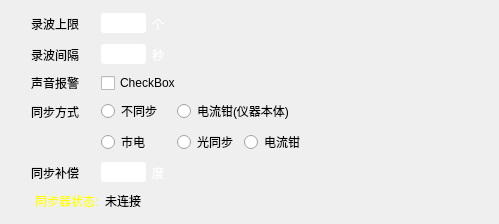
<?xml version="1.0" encoding="UTF-8"?>
<ui version="4.0">
 <class>OptionExpert</class>
 <widget class="QWidget" name="OptionExpert">
  <property name="geometry">
   <rect>
    <x>0</x>
    <y>0</y>
    <width>499</width>
    <height>224</height>
   </rect>
  </property>
  <property name="windowTitle">
   <string>Form</string>
  </property>
  <layout class="QVBoxLayout" name="verticalLayout">
   <property name="leftMargin">
    <number>15</number>
   </property>
   <item>
    <layout class="QGridLayout" name="gridLayout">
     <property name="leftMargin">
      <number>0</number>
     </property>
     <property name="horizontalSpacing">
      <number>6</number>
     </property>
     <item row="2" column="0">
      <widget class="QLabel" name="lab_buzzer">
       <property name="text">
        <string>声音报警</string>
       </property>
       <property name="alignment">
        <set>Qt::AlignCenter</set>
       </property>
      </widget>
     </item>
     <item row="1" column="1">
      <layout class="QHBoxLayout" name="horizontalLayout_5">
       <item>
        <widget class="QLineEdit" name="lineEdit_interval">
         <property name="sizePolicy">
          <sizepolicy hsizetype="Preferred" vsizetype="Fixed">
           <horstretch>0</horstretch>
           <verstretch>0</verstretch>
          </sizepolicy>
         </property>
         <property name="maximumSize">
          <size>
           <width>45</width>
           <height>16777215</height>
          </size>
         </property>
         <property name="styleSheet">
          <string notr="true">QLineEdit,QDateTimeEdit{
border:0px solid #242424;
border-radius:3px;
padding:2px;
color:#FFFFFF;
selection-background-color:#1C1C28;
selection-color:#0EC3FD;
}</string>
         </property>
         <property name="text">
          <string notr="true">1</string>
         </property>
        </widget>
       </item>
       <item>
        <widget class="QLabel" name="label_10">
         <property name="styleSheet">
          <string notr="true">QLabel {color:white}</string>
         </property>
         <property name="text">
          <string>秒</string>
         </property>
        </widget>
       </item>
       <item>
        <spacer name="horizontalSpacer_6">
         <property name="orientation">
          <enum>Qt::Horizontal</enum>
         </property>
         <property name="sizeHint" stdset="0">
          <size>
           <width>40</width>
           <height>20</height>
          </size>
         </property>
        </spacer>
       </item>
      </layout>
     </item>
     <item row="5" column="1">
      <layout class="QHBoxLayout" name="horizontalLayout_7">
       <item>
        <widget class="QLineEdit" name="lineEdit_sync_justify">
         <property name="maximumSize">
          <size>
           <width>45</width>
           <height>16777215</height>
          </size>
         </property>
         <property name="styleSheet">
          <string notr="true">QLineEdit,QDateTimeEdit{
border:0px solid #242424;
border-radius:3px;
padding:2px;
color:#FFFFFF;
selection-background-color:#1C1C28;
selection-color:#0EC3FD;
}</string>
         </property>
         <property name="text">
          <string notr="true">0</string>
         </property>
        </widget>
       </item>
       <item>
        <widget class="QLabel" name="label_3">
         <property name="styleSheet">
          <string notr="true">QLabel {color:white}</string>
         </property>
         <property name="text">
          <string>度</string>
         </property>
        </widget>
       </item>
       <item>
        <spacer name="horizontalSpacer_11">
         <property name="orientation">
          <enum>Qt::Horizontal</enum>
         </property>
         <property name="sizeHint" stdset="0">
          <size>
           <width>40</width>
           <height>20</height>
          </size>
         </property>
        </spacer>
       </item>
      </layout>
     </item>
     <item row="5" column="0">
      <widget class="QLabel" name="lab_SYNC_justify">
       <property name="minimumSize">
        <size>
         <width>0</width>
         <height>25</height>
        </size>
       </property>
       <property name="maximumSize">
        <size>
         <width>16777215</width>
         <height>25</height>
        </size>
       </property>
       <property name="frameShape">
        <enum>QFrame::NoFrame</enum>
       </property>
       <property name="frameShadow">
        <enum>QFrame::Plain</enum>
       </property>
       <property name="lineWidth">
        <number>2</number>
       </property>
       <property name="midLineWidth">
        <number>0</number>
       </property>
       <property name="text">
        <string>同步补偿</string>
       </property>
       <property name="alignment">
        <set>Qt::AlignCenter</set>
       </property>
      </widget>
     </item>
     <item row="1" column="0">
      <widget class="QLabel" name="lab_Rec_Interval">
       <property name="minimumSize">
        <size>
         <width>0</width>
         <height>25</height>
        </size>
       </property>
       <property name="maximumSize">
        <size>
         <width>16777215</width>
         <height>25</height>
        </size>
       </property>
       <property name="frameShape">
        <enum>QFrame::NoFrame</enum>
       </property>
       <property name="frameShadow">
        <enum>QFrame::Plain</enum>
       </property>
       <property name="lineWidth">
        <number>2</number>
       </property>
       <property name="midLineWidth">
        <number>0</number>
       </property>
       <property name="text">
        <string>录波间隔</string>
       </property>
       <property name="alignment">
        <set>Qt::AlignCenter</set>
       </property>
      </widget>
     </item>
     <item row="4" column="1">
      <layout class="QHBoxLayout" name="horizontalLayout">
       <item>
        <widget class="TTKRadioButtonWidget" name="rbt_sync_vac220_110">
         <property name="minimumSize">
          <size>
           <width>70</width>
           <height>0</height>
          </size>
         </property>
         <property name="maximumSize">
          <size>
           <width>70</width>
           <height>16777215</height>
          </size>
         </property>
         <property name="text">
          <string>市电</string>
         </property>
        </widget>
       </item>
       <item>
        <widget class="TTKRadioButtonWidget" name="rbt_sync_light">
         <property name="text">
          <string>光同步</string>
         </property>
        </widget>
       </item>
       <item>
        <widget class="TTKRadioButtonWidget" name="rbt_sync_clamp">
         <property name="text">
          <string>电流钳</string>
         </property>
        </widget>
       </item>
       <item>
        <spacer name="horizontalSpacer_7">
         <property name="orientation">
          <enum>Qt::Horizontal</enum>
         </property>
         <property name="sizeHint" stdset="0">
          <size>
           <width>40</width>
           <height>20</height>
          </size>
         </property>
        </spacer>
       </item>
      </layout>
     </item>
     <item row="3" column="0">
      <widget class="QLabel" name="lab_SYNC">
       <property name="minimumSize">
        <size>
         <width>0</width>
         <height>25</height>
        </size>
       </property>
       <property name="maximumSize">
        <size>
         <width>16777215</width>
         <height>25</height>
        </size>
       </property>
       <property name="frameShape">
        <enum>QFrame::NoFrame</enum>
       </property>
       <property name="frameShadow">
        <enum>QFrame::Plain</enum>
       </property>
       <property name="lineWidth">
        <number>2</number>
       </property>
       <property name="midLineWidth">
        <number>0</number>
       </property>
       <property name="text">
        <string>同步方式</string>
       </property>
       <property name="alignment">
        <set>Qt::AlignCenter</set>
       </property>
      </widget>
     </item>
     <item row="3" column="1">
      <layout class="QHBoxLayout" name="horizontalLayout_4">
       <item>
        <widget class="TTKRadioButtonWidget" name="rbt_sync_none">
         <property name="minimumSize">
          <size>
           <width>70</width>
           <height>0</height>
          </size>
         </property>
         <property name="maximumSize">
          <size>
           <width>70</width>
           <height>16777215</height>
          </size>
         </property>
         <property name="text">
          <string>不同步</string>
         </property>
        </widget>
       </item>
       <item>
        <widget class="TTKRadioButtonWidget" name="rbt_sync_clamp_internal">
         <property name="text">
          <string>电流钳(仪器本体)</string>
         </property>
        </widget>
       </item>
       <item>
        <spacer name="horizontalSpacer_8">
         <property name="orientation">
          <enum>Qt::Horizontal</enum>
         </property>
         <property name="sizeHint" stdset="0">
          <size>
           <width>40</width>
           <height>20</height>
          </size>
         </property>
        </spacer>
       </item>
      </layout>
     </item>
     <item row="0" column="1">
      <layout class="QHBoxLayout" name="horizontalLayout_6">
       <item>
        <widget class="QLineEdit" name="lineEdit_MaxFileNum">
         <property name="sizePolicy">
          <sizepolicy hsizetype="Preferred" vsizetype="Fixed">
           <horstretch>0</horstretch>
           <verstretch>0</verstretch>
          </sizepolicy>
         </property>
         <property name="maximumSize">
          <size>
           <width>45</width>
           <height>16777215</height>
          </size>
         </property>
         <property name="styleSheet">
          <string notr="true">QLineEdit,QDateTimeEdit{
border:0px solid #242424;
border-radius:3px;
padding:2px;
color:#FFFFFF;
selection-background-color:#1C1C28;
selection-color:#0EC3FD;
}</string>
         </property>
         <property name="text">
          <string notr="true">200</string>
         </property>
        </widget>
       </item>
       <item>
        <widget class="QLabel" name="label">
         <property name="styleSheet">
          <string notr="true">QLabel {color:white}</string>
         </property>
         <property name="text">
          <string>个</string>
         </property>
        </widget>
       </item>
       <item>
        <spacer name="horizontalSpacer">
         <property name="orientation">
          <enum>Qt::Horizontal</enum>
         </property>
         <property name="sizeHint" stdset="0">
          <size>
           <width>40</width>
           <height>20</height>
          </size>
         </property>
        </spacer>
       </item>
      </layout>
     </item>
     <item row="0" column="0">
      <widget class="QLabel" name="lab_MaxRec">
       <property name="minimumSize">
        <size>
         <width>80</width>
         <height>25</height>
        </size>
       </property>
       <property name="maximumSize">
        <size>
         <width>16777215</width>
         <height>25</height>
        </size>
       </property>
       <property name="frameShape">
        <enum>QFrame::NoFrame</enum>
       </property>
       <property name="frameShadow">
        <enum>QFrame::Plain</enum>
       </property>
       <property name="lineWidth">
        <number>2</number>
       </property>
       <property name="midLineWidth">
        <number>0</number>
       </property>
       <property name="text">
        <string>录波上限</string>
       </property>
       <property name="alignment">
        <set>Qt::AlignCenter</set>
       </property>
      </widget>
     </item>
     <item row="2" column="1">
      <layout class="QHBoxLayout" name="horizontalLayout_3">
       <item>
        <widget class="TTKToggleWidget" name="checkBox_buzzer">
         <property name="text">
          <string>CheckBox</string>
         </property>
        </widget>
       </item>
       <item>
        <spacer name="horizontalSpacer_4">
         <property name="orientation">
          <enum>Qt::Horizontal</enum>
         </property>
         <property name="sizeHint" stdset="0">
          <size>
           <width>40</width>
           <height>20</height>
          </size>
         </property>
        </spacer>
       </item>
      </layout>
     </item>
    </layout>
   </item>
   <item>
    <layout class="QHBoxLayout" name="horizontalLayout_2">
     <property name="leftMargin">
      <number>20</number>
     </property>
     <item>
      <widget class="QLabel" name="label_2">
       <property name="styleSheet">
        <string notr="true">QLabel {color:yellow}</string>
       </property>
       <property name="text">
        <string>同步器状态:</string>
       </property>
      </widget>
     </item>
     <item>
      <widget class="QLabel" name="label_status">
       <property name="text">
        <string>未连接</string>
       </property>
      </widget>
     </item>
     <item>
      <spacer name="horizontalSpacer_2">
       <property name="orientation">
        <enum>Qt::Horizontal</enum>
       </property>
       <property name="sizeHint" stdset="0">
        <size>
         <width>40</width>
         <height>20</height>
        </size>
       </property>
      </spacer>
     </item>
     <item>
      <spacer name="horizontalSpacer_3">
       <property name="orientation">
        <enum>Qt::Horizontal</enum>
       </property>
       <property name="sizeHint" stdset="0">
        <size>
         <width>40</width>
         <height>20</height>
        </size>
       </property>
      </spacer>
     </item>
    </layout>
   </item>
   <item>
    <spacer name="verticalSpacer">
     <property name="orientation">
      <enum>Qt::Vertical</enum>
     </property>
     <property name="sizeHint" stdset="0">
      <size>
       <width>20</width>
       <height>2</height>
      </size>
     </property>
    </spacer>
   </item>
  </layout>
 </widget>
 <customwidgets>
  <customwidget>
   <class>TTKRadioButtonWidget</class>
   <extends>QRadioButton</extends>
   <header location="global">Gui/TTK/ttkradiobuttonwidget.h</header>
  </customwidget>
  <customwidget>
   <class>TTKToggleWidget</class>
   <extends>QCheckBox</extends>
   <header location="global">Gui/TTK/ttktogglewidget.h</header>
  </customwidget>
 </customwidgets>
 <resources/>
 <connections/>
</ui>
